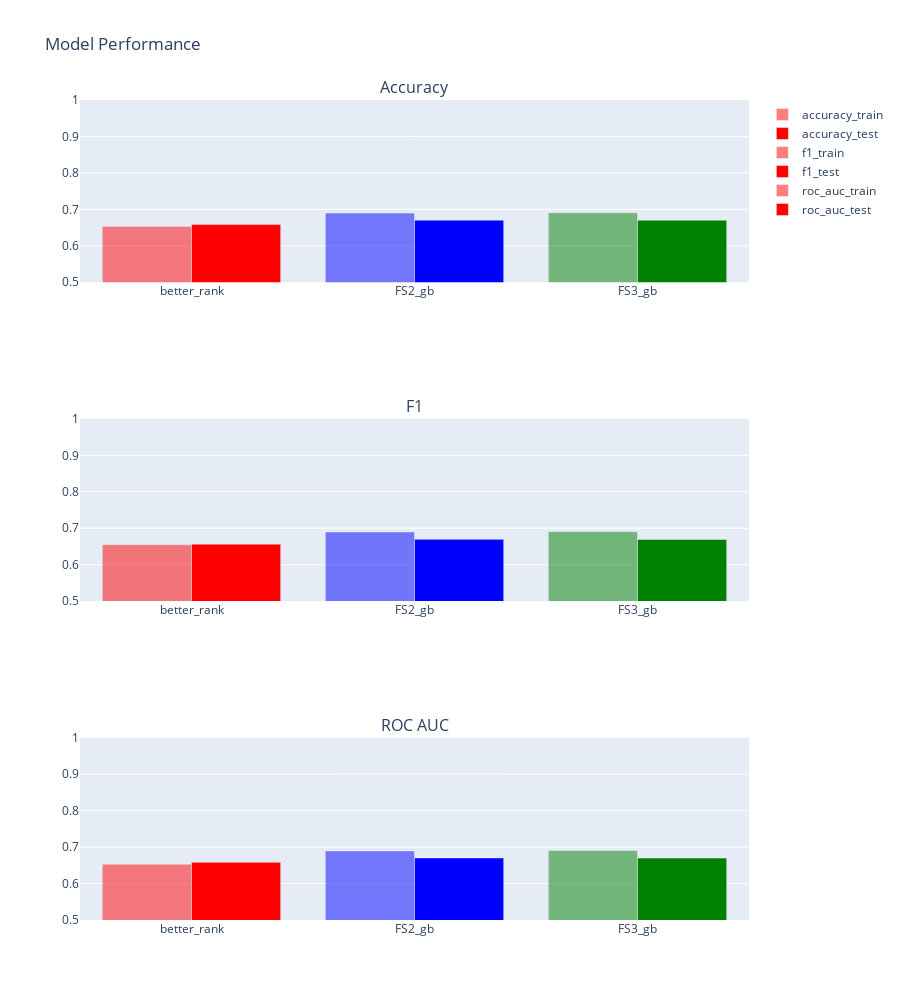

The cell this chart's notebook holds for it:
### Code cell
colors = ['red', 'blue', 'green', 'orange', 'purple', 'pink', 'yellow', 'brown', 'grey', 'black']

fig = make_subplots(rows=3, cols=1, subplot_titles=('Accuracy', 'F1', 'ROC AUC'))

fig.add_trace(go.Bar(x=results_df.index, y=results_df.accuracy_train, name='accuracy_train', marker_color=colors, opacity=0.5),
                row=1, col=1)
fig.add_trace(go.Bar(x=results_df.index, y=results_df.accuracy_test, name='accuracy_test', marker_color=colors),
              row=1, col=1)

fig.add_trace(go.Bar(x=results_df.index, y=results_df.f1_train, name='f1_train', marker_color=colors, opacity=0.5),
                row=2, col=1)
fig.add_trace(go.Bar(x=results_df.index, y=results_df.f1_test, name='f1_test', marker_color=colors),
                row=2, col=1)

fig.add_trace(go.Bar(x=results_df.index, y=results_df.roc_auc_train, name='roc_auc_train', marker_color=colors, opacity=0.5),
                row=3, col=1)
fig.add_trace(go.Bar(x=results_df.index, y=results_df.roc_auc_test, name='roc_auc_test', marker_color=colors),
                row=3, col=1)

fig.update_layout(title_text = 'Model Performance', height=1000)

fig.update_yaxes(range=[0.5, 1])

### Figure 1 — Plotly figure (JSON) as saved in the notebook; plotly's stock layout.template omitted (floating-point values rounded to 4 significant figures)
{"data": [{"marker": {"color": ["red", "blue", "green", "orange", "purple", "pink", "yellow", "brown", "grey", "black"]}, "name": "accuracy_train", "opacity": 0.5, "type": "bar", "x": ["better_rank", "FS2_gb", "FS3_gb"], "xaxis": "x", "y": [0.6531, 0.6897, 0.6906], "yaxis": "y"}, {"marker": {"color": ["red", "blue", "green", "orange", "purple", "pink", "yellow", "brown", "grey", "black"]}, "name": "accuracy_test", "type": "bar", "x": ["better_rank", "FS2_gb", "FS3_gb"], "xaxis": "x", "y": [0.6582, 0.6703, 0.6701], "yaxis": "y"}, {"marker": {"color": ["red", "blue", "green", "orange", "purple", "pink", "yellow", "brown", "grey", "black"]}, "name": "f1_train", "opacity": 0.5, "type": "bar", "x": ["better_rank", "FS2_gb", "FS3_gb"], "xaxis": "x2", "y": [0.6546, 0.6897, 0.6906], "yaxis": "y2"}, {"marker": {"color": ["red", "blue", "green", "orange", "purple", "pink", "yellow", "brown", "grey", "black"]}, "name": "f1_test", "type": "bar", "x": ["better_rank", "FS2_gb", "FS3_gb"], "xaxis": "x2", "y": [0.6563, 0.6694, 0.6689], "yaxis": "y2"}, {"marker": {"color": ["red", "blue", "green", "orange", "purple", "pink", "yellow", "brown", "grey", "black"]}, "name": "roc_auc_train", "opacity": 0.5, "type": "bar", "x": ["better_rank", "FS2_gb", "FS3_gb"], "xaxis": "x3", "y": [0.6531, 0.6897, 0.6906], "yaxis": "y3"}, {"marker": {"color": ["red", "blue", "green", "orange", "purple", "pink", "yellow", "brown", "grey", "black"]}, "name": "roc_auc_test", "type": "bar", "x": ["better_rank", "FS2_gb", "FS3_gb"], "xaxis": "x3", "y": [0.6582, 0.6703, 0.6701], "yaxis": "y3"}], "layout": {"annotations": [{"font": {"size": 16}, "showarrow": false, "text": "Accuracy", "x": 0.5, "xanchor": "center", "xref": "paper", "y": 1, "yanchor": "bottom", "yref": "paper"}, {"font": {"size": 16}, "showarrow": false, "text": "F1", "x": 0.5, "xanchor": "center", "xref": "paper", "y": 0.6111, "yanchor": "bottom", "yref": "paper"}, {"font": {"size": 16}, "showarrow": false, "text": "ROC AUC", "x": 0.5, "xanchor": "center", "xref": "paper", "y": 0.2222, "yanchor": "bottom", "yref": "paper"}], "height": 1000, "title": {"text": "Model Performance"}, "xaxis": {"anchor": "y", "domain": [0, 1]}, "xaxis2": {"anchor": "y2", "domain": [0, 1]}, "xaxis3": {"anchor": "y3", "domain": [0, 1]}, "yaxis": {"anchor": "x", "domain": [0.7778, 1], "range": [0.5, 1]}, "yaxis2": {"anchor": "x2", "domain": [0.3889, 0.6111], "range": [0.5, 1]}, "yaxis3": {"anchor": "x3", "domain": [0, 0.2222], "range": [0.5, 1]}}}
